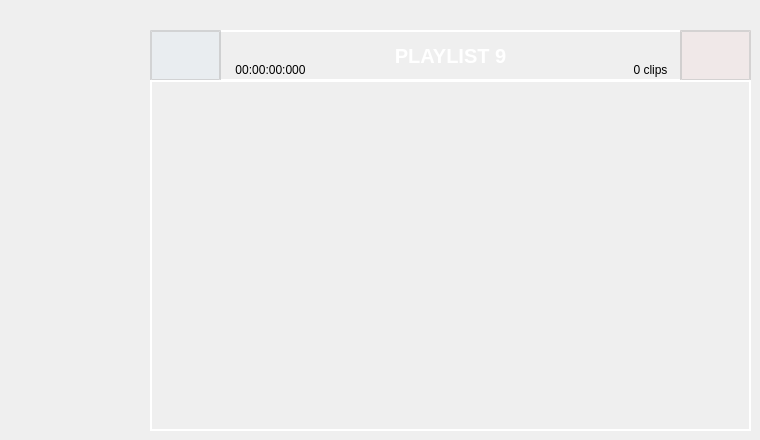
                  <widget class="QWidget" name="page_pl9">
                   <widget class="QPushButton" name="pl9_add">
                    <property name="geometry">
                     <rect>
                      <x>150</x>
                      <y>30</y>
                      <width>71</width>
                      <height>51</height>
                     </rect>
                    </property>
                    <property name="styleSheet">
                     <string notr="true">QPushButton {
    font-family: &quot;Arial&quot;;    /* Cambia la fuente */
    font-size: 20px;         /* Tamaño del texto */
    font-weight: bold;       /* Negrita */    
    color: white;				 /* Color del texto */
	padding: 10px;  
	background-color: rgba(75,175,250,10);         
	border: 2px solid rgba(200,200,200,200);   /* Borde blanco con transparencia */
}

QPushButton:hover {
	background-color: rgba(0,150,250,50);
}

QPushButton:pressed {
    background-color: rgba(0,150,250,50);
}</string>
                    </property>
                    <property name="text">
                     <string/>
                    </property>
                    <property name="icon">
                     <iconset resource="files.qrc">
                      <normaloff>:/20x20/icons/20x20/cil-plus.png</normaloff>:/20x20/icons/20x20/cil-plus.png</iconset>
                    </property>
                   </widget>
                   <widget class="QPushButton" name="pl9_delete">
                    <property name="geometry">
                     <rect>
                      <x>680</x>
                      <y>30</y>
                      <width>71</width>
                      <height>51</height>
                     </rect>
                    </property>
                    <property name="styleSheet">
                     <string notr="true">QPushButton {
    font-family: &quot;Arial&quot;;    /* Cambia la fuente */
    font-size: 16px;         /* Tamaño del texto */
    font-weight: bold;       /* Negrita */    
    color: white;				 /* Color del texto */
	padding: 10px;   
	background-color: rgba(250,50,50,10);        
	border: 2px solid rgba(200,200,200,200);  /* Borde blanco con transparencia */
}

QPushButton:hover {
	background-color: rgba(250,50,50,50);
}

QPushButton:pressed {
    background-color: rgba(0,150,250,50);
}</string>
                    </property>
                    <property name="text">
                     <string/>
                    </property>
                    <property name="icon">
                     <iconset resource="files.qrc">
                      <normaloff>:/20x20/icons/20x20/cil-x.png</normaloff>:/20x20/icons/20x20/cil-x.png</iconset>
                    </property>
                   </widget>
                   <widget class="QLabel" name="label_nclips_9">
                    <property name="geometry">
                     <rect>
                      <x>620</x>
                      <y>60</y>
                      <width>61</width>
                      <height>20</height>
                     </rect>
                    </property>
                    <property name="font">
                     <font>
                      <pointsize>9</pointsize>
                     </font>
                    </property>
                    <property name="text">
                     <string>0 clips</string>
                    </property>
                    <property name="alignment">
                     <set>Qt::AlignCenter</set>
                    </property>
                   </widget>
                   <widget class="QListWidget" name="list_pl9">
                    <property name="geometry">
                     <rect>
                      <x>150</x>
                      <y>80</y>
                      <width>601</width>
                      <height>351</height>
                     </rect>
                    </property>
                    <property name="styleSheet">
                     <string notr="true">QListWidget {
    font-weight: bold;
    background-color: transparent;       /* Negrita */    
    color: white;				 /* Color del texto */
	padding: 10px;           
	border: 2px solid rgba(255,255,255,255);  /* Borde blanco con transparencia */
}</string>
                    </property>
                   </widget>
                   <widget class="QLabel" name="label_dur_9">
                    <property name="geometry">
                     <rect>
                      <x>220</x>
                      <y>60</y>
                      <width>101</width>
                      <height>20</height>
                     </rect>
                    </property>
                    <property name="font">
                     <font>
                      <pointsize>9</pointsize>
                     </font>
                    </property>
                    <property name="text">
                     <string>00:00:00:000</string>
                    </property>
                    <property name="alignment">
                     <set>Qt::AlignCenter</set>
                    </property>
                   </widget>
                   <widget class="QLabel" name="label_pl9">
                    <property name="geometry">
                     <rect>
                      <x>150</x>
                      <y>30</y>
                      <width>601</width>
                      <height>51</height>
                     </rect>
                    </property>
                    <property name="font">
                     <font>
                      <pointsize>-1</pointsize>
                      <weight>75</weight>
                      <bold>true</bold>
                     </font>
                    </property>
                    <property name="styleSheet">
                     <string notr="true">QLabel {
	font &quot;arial&quot;
    font-weight: bold;
	font-size: 20px;
	background-color: transparent;       /* Negrita */    
    color: white;				 /* Color del texto */
	padding: 10px;           
	border: 2px solid rgba(255,255,255,255);  /* Borde blanco con transparencia */
}</string>
                    </property>
                    <property name="text">
                     <string>PLAYLIST 9</string>
                    </property>
                    <property name="alignment">
                     <set>Qt::AlignCenter</set>
                    </property>
                   </widget>
                   <zorder>label_pl9</zorder>
                   <zorder>pl9_add</zorder>
                   <zorder>pl9_delete</zorder>
                   <zorder>label_nclips_9</zorder>
                   <zorder>list_pl9</zorder>
                   <zorder>label_dur_9</zorder>
                  </widget>
